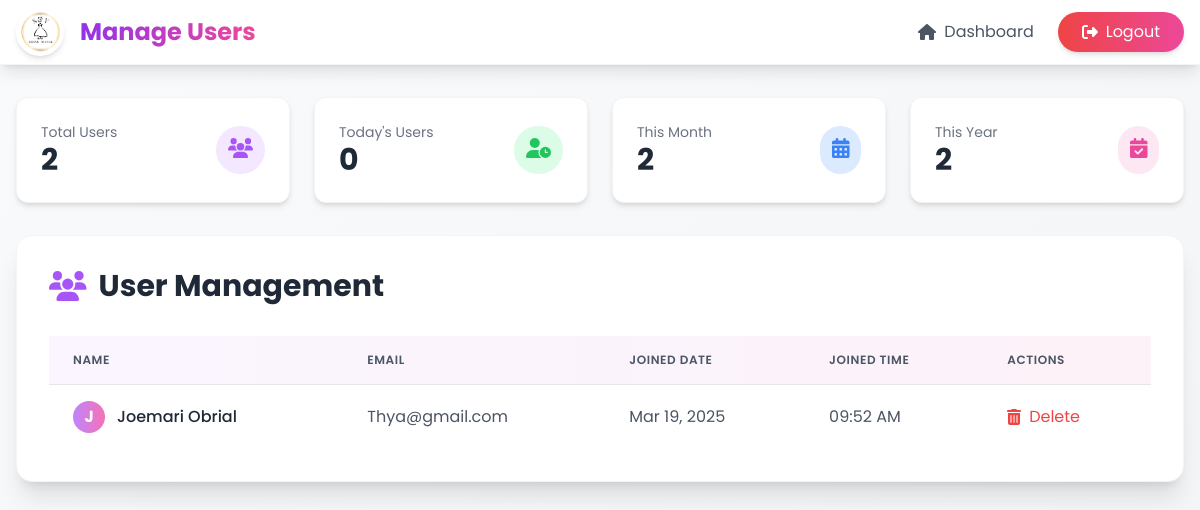
The page /sathya/manage_users.php (signed in) on the database its author committed.
### tables this page shows
CREATE TABLE `users` (
  `id` int(11) NOT NULL,
  `full_name` text NOT NULL,
  `email` varchar(100) NOT NULL,
  `password` varchar(255) NOT NULL,
  `created_at` timestamp NOT NULL DEFAULT current_timestamp(),
  `role_id` int(11) NOT NULL
);

### sathya/manage_users.php (the view, shortened to what this page needs)
<?php
require_once 'conn.php';
$total_users = $conn->query("SELECT COUNT(*) as total FROM users")->fetch_assoc()['total'];
$today_users = $conn->query("SELECT COUNT(*) as total FROM users WHERE DATE(created_at) = CURDATE()")->fetch_assoc()['total'];
$this_month_users = $conn->query("SELECT COUNT(*) as total FROM users WHERE MONTH(created_at) = MONTH(CURRENT_DATE()) AND YEAR(created_at) = YEAR(CURRENT_DATE())")->fetch_assoc()['total'];
$this_year_users = $conn->query("SELECT COUNT(*) as total FROM users WHERE YEAR(created_at) = YEAR(CURRENT_DATE())")->fetch_assoc()['total'];
$stmt = $conn->prepare("SELECT * FROM users WHERE id != ? ORDER BY created_at DESC");
$stmt->bind_param("i", $_SESSION['user_id']);
$stmt->execute();
$result = $stmt->get_result();
?>
<!DOCTYPE html>
<html lang="en">
<head>
    <script src="https://cdn.tailwindcss.com"></script>
</head>
<body class="bg-gradient-to-br from-gray-50 to-gray-100 min-h-screen">
    <nav class="bg-white shadow-lg border-b border-gray-100">
        <div class="max-w-7xl mx-auto px-4">
            <div class="flex justify-between items-center h-16">
                <div class="flex items-center space-x-4">
                    <img src="img/logo.png" alt="Logo" class="h-12 w-12 rounded-full shadow-md">
                    <span class="text-gray-800 font-bold text-2xl bg-gradient-to-r from-purple-600 to-pink-500 bg-clip-text text-transparent">
                    </span>
                </div>
                <div class="flex items-center space-x-6">
                    <a href="admin_dashboard.php" class="flex items-center space-x-2 text-gray-600 hover:text-purple-600 transition-colors duration-200">
                        <i class="fas fa-home"></i>
                        <span>Dashboard</span>
                    </a>
                    <a href="logout.php" class="bg-gradient-to-r from-red-500 to-pink-500 text-white px-6 py-2 rounded-full hover:from-red-600 hover:to-pink-600 transition-all duration-300 shadow-md hover:shadow-lg flex items-center space-x-2">
                        <i class="fas fa-sign-out-alt"></i>
                        <span>Logout</span>
                    </a>
                </div>
            </div>
        </div>
    </nav>
    <div class="max-w-7xl mx-auto px-4 py-8">
        <div class="grid grid-cols-1 md:grid-cols-4 gap-6 mb-8">
            <div class="bg-white rounded-xl shadow-md p-6 border border-gray-100">
                <div class="flex items-center justify-between">
                    <div>
                        <p class="text-gray-500 text-sm">Total Users</p>
                        <h3 class="text-3xl font-bold text-gray-800"><?php echo $total_users; ?></h3>
                    </div>
                    <div class="bg-purple-100 p-3 rounded-full">
                        <i class="fas fa-users text-purple-500 text-xl"></i>
                    </div>
                </div>
            </div>
            <div class="bg-white rounded-xl shadow-md p-6 border border-gray-100">
                <div class="flex items-center justify-between">
                    <div>
                        <p class="text-gray-500 text-sm">Today's Users</p>
                        <h3 class="text-3xl font-bold text-gray-800"><?php echo $today_users; ?></h3>
                    </div>
                    <div class="bg-green-100 p-3 rounded-full">
                        <i class="fas fa-user-clock text-green-500 text-xl"></i>
                    </div>
                </div>
            </div>
            <div class="bg-white rounded-xl shadow-md p-6 border border-gray-100">
                <div class="flex items-center justify-between">
                    <div>
                        <p class="text-gray-500 text-sm">This Month</p>
                        <h3 class="text-3xl font-bold text-gray-800"><?php echo $this_month_users; ?></h3>
                    </div>
                    <div class="bg-blue-100 p-3 rounded-full">
                        <i class="fas fa-calendar-alt text-blue-500 text-xl"></i>
                    </div>
                </div>
            </div>
            <div class="bg-white rounded-xl shadow-md p-6 border border-gray-100">
                <div class="flex items-center justify-between">
                    <div>
                        <p class="text-gray-500 text-sm">This Year</p>
                        <h3 class="text-3xl font-bold text-gray-800"><?php echo $this_year_users; ?></h3>
                    </div>
                    <div class="bg-pink-100 p-3 rounded-full">
                        <i class="fas fa-calendar-check text-pink-500 text-xl"></i>
                    </div>
                </div>
            </div>
        </div>
        <div class="bg-white rounded-2xl shadow-xl overflow-hidden border border-gray-100">
            <div class="p-8">
                <div class="flex justify-between items-center mb-8">
                    <h2 class="text-3xl font-bold text-gray-800 flex items-center">
                        <i class="fas fa-users text-purple-500 mr-3"></i>
                        User Management
                    </h2>
                </div>
                <div class="overflow-x-auto">
                    <table class="min-w-full divide-y divide-gray-200">
                        <thead>
                            <tr class="bg-gradient-to-r from-purple-50 to-pink-50">
                                <th class="px-6 py-4 text-left text-xs font-semibold text-gray-600 uppercase tracking-wider">Name</th>
                                <th class="px-6 py-4 text-left text-xs font-semibold text-gray-600 uppercase tracking-wider">Email</th>
                                <th class="px-6 py-4 text-left text-xs font-semibold text-gray-600 uppercase tracking-wider">Joined Date</th>
                                <th class="px-6 py-4 text-left text-xs font-semibold text-gray-600 uppercase tracking-wider">Joined Time</th>
                                <th class="px-6 py-4 text-left text-xs font-semibold text-gray-600 uppercase tracking-wider">Actions</th>
                            </tr>
                        </thead>
                        <tbody class="bg-white divide-y divide-gray-100">
                            <?php while ($user = $result->fetch_assoc()): ?>
                            <tr class="hover:bg-gray-50 transition-colors duration-200">
                                <td class="px-6 py-4 whitespace-nowrap font-medium text-gray-800">
                                    <div class="flex items-center">
                                        <div class="h-8 w-8 rounded-full bg-gradient-to-r from-purple-400 to-pink-400 flex items-center justify-center text-white font-bold mr-3">
                                            <?php echo strtoupper(substr($user['full_name'], 0, 1)); ?>
                                        </div>
                                        <?php echo htmlspecialchars($user['full_name']); ?>
                                    </div>
                                </td>
                                <td class="px-6 py-4 whitespace-nowrap text-gray-600"><?php echo htmlspecialchars($user['email']); ?></td>
                                <td class="px-6 py-4 whitespace-nowrap text-gray-600">
                                    <?php echo date('M d, Y', strtotime($user['created_at'])); ?>
                                </td>
                                <td class="px-6 py-4 whitespace-nowrap text-gray-600">
                                    <?php echo date('h:i A', strtotime($user['created_at'])); ?>
                                </td>
                                <td class="px-6 py-4 whitespace-nowrap">
                                    <?php if ($user['id'] != $_SESSION['user_id']): ?>
                                    <form method="POST" class="inline" onsubmit="return confirm('Are you sure you want to delete this user?');">
                                        <button type="submit" name="delete_user" class="flex items-center text-red-500 hover:text-red-700 transition-colors duration-200">
                                            <i class="fas fa-trash-alt mr-2"></i>
                                            Delete
                                        </button>
                                    </form>
                                    <?php endif; ?>
                                </td>
                            </tr>
                            <?php endwhile; ?>
                        </tbody>
                    </table>
                </div>
            </div>
        </div>
    </div>
</body>
</html>

### sathya/manage_users.php (style rules this page uses)
body { font-family: 'Poppins', sans-serif; }

### rows shown on the page
users: full_name "J", full_name "Joemari Obrial", email "Thya@gmail.com", created_at "Mar 19, 2025", created_at "09:52 AM"

### other values the page prints
$total_users "2"
$today_users "0"
$this_month_users "2"
$this_year_users "2"
